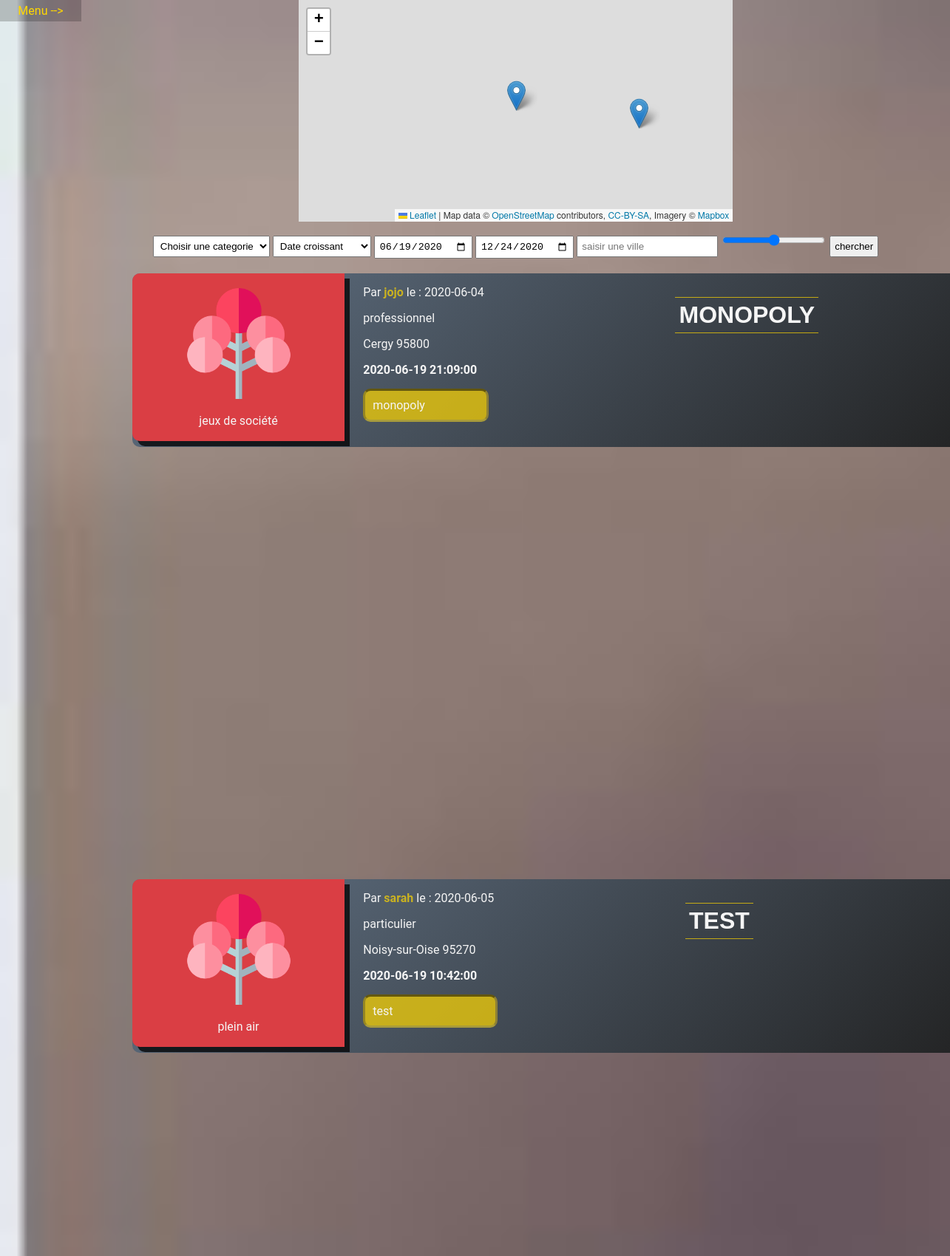
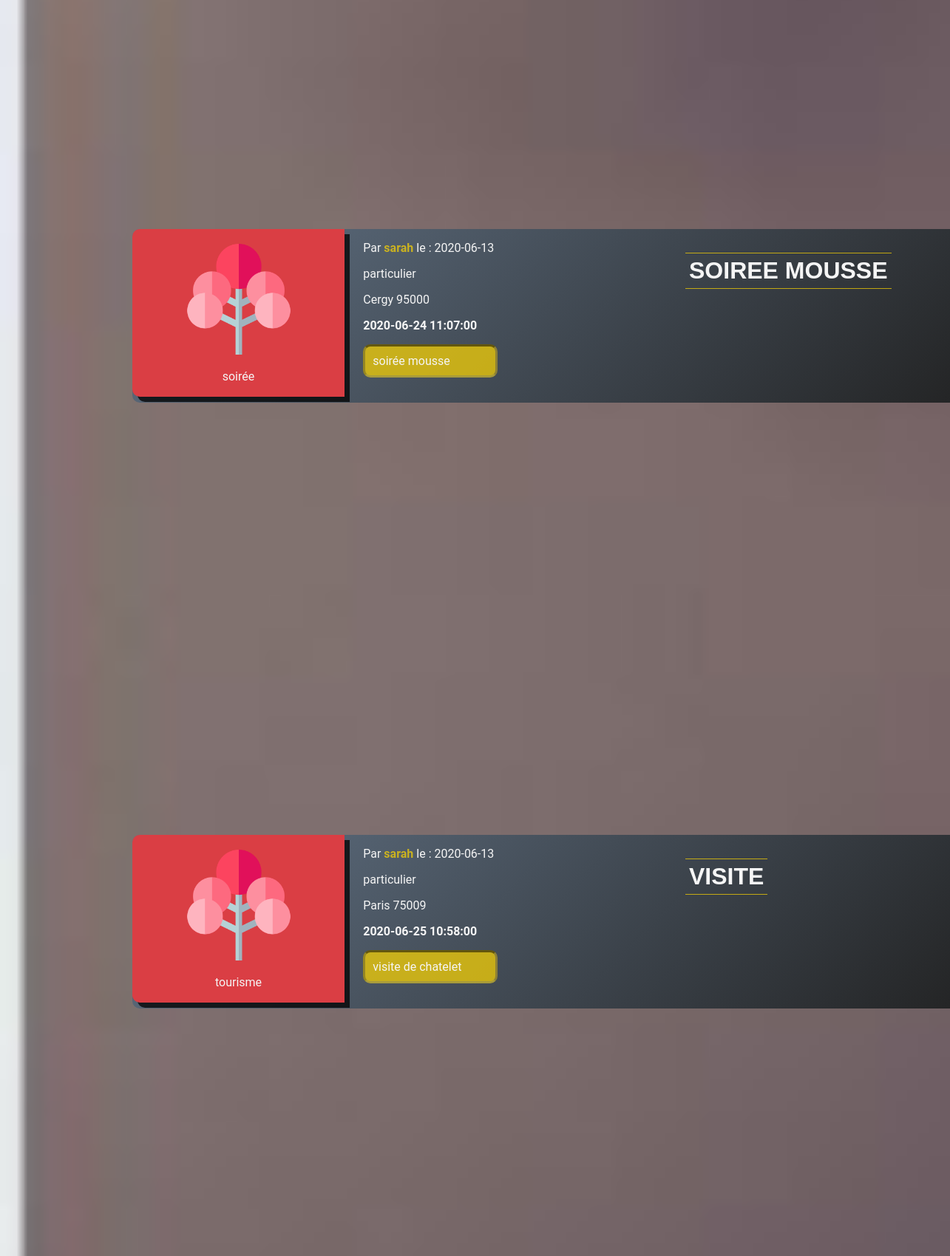
Page /php/events.php (upper part) on the committed database (2 pictures, top to bottom).
### tables this page shows
CREATE TABLE `evenements` (
  `id_evenement` int(11) NOT NULL,
  `id_utilisateur` int(11) NOT NULL,
  `date_poste` datetime NOT NULL DEFAULT CURRENT_TIMESTAMP,
  `description` text NOT NULL,
  `date_evenement` datetime NOT NULL,
  `titre_evenement` varchar(250) NOT NULL,
  `id_karma` int(11) DEFAULT NULL,
  `id_categorie` int(11) DEFAULT NULL,
  `adresse` varchar(250) NOT NULL,
  `code_postal` int(5) NOT NULL,
  `commune` varchar(250) NOT NULL,
  `y` float DEFAULT NULL,
  `x` float DEFAULT NULL
);

CREATE TABLE `categorie_evenements` (
  `id_categorie` int(11) NOT NULL,
  `nom_categorie` varchar(100) NOT NULL
);

CREATE TABLE `utilisateurs` (
  `id_utilisateur` int(11) NOT NULL,
  `prenom` varchar(100) NOT NULL,
  `nom` varchar(100) NOT NULL,
  `date_naissance` date NOT NULL,
  `adresse` varchar(250) NOT NULL,
  `code_postale` int(5) NOT NULL,
  `pays` varchar(100) NOT NULL,
  `telephone` int(10) NOT NULL,
  `mail` varchar(250) NOT NULL,
  `pseudo` varchar(100) NOT NULL,
  `mot_de_passe` varchar(255) NOT NULL,
  `type_utilisateur` varchar(50) NOT NULL,
  `ville` varchar(200) NOT NULL,
  `date_creation_utilisateur` datetime DEFAULT CURRENT_TIMESTAMP,
  `karma` decimal(4,2) DEFAULT '0.00'
);

### php/events.php (the view, shortened to what this page needs)
<?php
require("../controllers/bdd.php");
?>
<!DOCTYPE html>
<html lang="fr">
<head>
    <link rel="stylesheet" href="../assets/css/events.css"/>
    <link rel="stylesheet" href="https://unpkg.com/leaflet@1.6.0/dist/leaflet.css"/>
</head>
<body>
<div style="display: flex; flex-direction: row">
    <?php
    if (isset($_SESSION['username'])) {
        require("headerConnect.php");
    } else {
        require("headerDisconnect.php");
    }
    ?>
    <div style="width: 100%">
        <div>
    <div id="map">
        <div id="mapid">
        </div>
    </div>
    <form method="post" class="filtre" onsubmit="return false;">
        <select name="categorie" id="categorie" class="filtre-container">
            <option value="NULL">Choisir une categorie</option>
        </select>
        <select name="ordre" id="ordre" class="filtre-container">
            <option value="DESC">Date croissant</option>
        </select>
        <?php
        $req = $bdd->query('SELECT ADDDATE(DATE(now()), 1) as date_now, MAX(DATE(date_evenement)) as date_max FROM evenements');
        while ($donnees = $req->fetch()) {
            ?>
            <input type="date" name="date_debut" value="<?php echo $donnees['date_now']; ?>" id="date_debut"
                   class="filtre-container">
            <input type="date" name="date_fin" value="<?php echo $donnees['date_max']; ?>" id="date_fin"
                   class="filtre-container">
            <?php
        }
        ?>
        <input type="text" name="lieu" placeholder="saisir une ville" id="lieu" class="filtre-container">
        <input type="range" name="karma" min="0" max="10" id="karma" class="filtre-container">
        <input type="submit" value="chercher" onclick="filtre()" class="filtre-container">
    </form>
    </div>
    <?php
    $reponse = $bdd->query('SELECT ut.* ,ev.id_evenement, ev.titre_evenement, ev.id_utilisateur,  ev.adresse, ev.code_postal, ev.commune,  ev.date_evenement,DATE(ev.date_poste) as date_poste
 ,ev.description, ce.* FROM evenements as ev left join utilisateurs as ut
        on ev.id_utilisateur= ut.id_utilisateur left join categorie_evenements as ce on ce.id_categorie = ev.id_categorie
        where DATE(ev.date_evenement) >= DATE(now()) order by DATE(ev.date_evenement) ASC');
    $donnees = $reponse->fetchAll();
    for ($i = 0;
    $i < sizeof($donnees);
    $i++) {
    ?>
    <section class="fond" id="trie">
        <div class="listOfEvent">
            <div style="background: linear-gradient(-45deg, rgb(33,33,33), rgba(97, 114, 133, 1)) ; border-radius: 10px; padding-bottom: 8px">
            <ul class="collectionItem">
                <div class="pictureEvent1">
                    <img id="imgTree" src="../assets/images/arbre_icon.png"/>
                    <p><?php echo $donnees[$i]['nom_categorie']; ?></p>
                </div>
                <div class="pictureEvent">
                    <div style="display: flex; text-align: right">
                    <div class="gauche">
                        <p><?php echo "Par " ?> <b><a
                                        href="userProfil.php?id_user= <?php echo $donnees[$i]['id_utilisateur'] ?>"> <?php echo $donnees[$i]['pseudo'] ?></a></b>
                            le : <?php echo $donnees[$i]['date_poste'] ?></p>
                        <p><?php echo $donnees[$i]['type_utilisateur']; ?></p>
                        <p><?php echo $donnees[$i]['commune'] . " " . $donnees[$i]['code_postal']; ?></p>
                        <p><b> <?php echo $donnees[$i]['date_evenement']; ?></b></p>
                    <p class="description"><?php echo $donnees[$i]['description']; ?></p>
                    </div>
                        <div class="centerH3">
                            <h3 class="titleOfEvent"><?php echo $donnees[$i]['titre_evenement']; ?> </h3>
                        </div>
                </div>
                </div>
            </ul>
            </div>
        </div>
    </section>
        <?php
    }
    ?>
    </div>
</div>
<?php
require("footer.php");
?>
</body>
</html>

### assets/css/events.css (style rules this page uses)
body { margin: 0 !important; font-family: 'Roboto', sans-serif; color: whitesmoke; background: url(../images/test.jpg) no-repeat fixed; background-size: cover; }
.fond { display: flex; margin-left: 5%; margin-right: 5%; padding: 10px 10px 10px 10px; border-radius: 10px; top: 195px; height: 800px; width: 100%; overflow: scroll; }
.fond { display: block; }
#imgTree { width: 150px; }
.pictureEvent1 { width: 25%; text-align: -webkit-center; background: #da3e44; border-radius: 10px 0 0 10px; padding-top: 20px; -webkit-box-shadow: 7px 7px 0px 0px rgba(0,0,0,0.75); -moz-box-shadow: 7px 7px 0px 0px rgba(0,0,0,0.75); box-shadow: 7px 7px 0px 0px rgba(0,0,0,0.75); }
.centerH3 { margin-left: 30%; }
.pictureEvent { width: 75%; padding-bottom: 10px; padding-left: 20px; position: relative; height: fit-content; margin-left: 5px; }
.listOfEvent { margin-bottom: 10%; }
.titleOfEvent { border-bottom: solid 1px rgba(255,215, 0,0.7); border-top: solid 1px rgba(255,215, 0,0.7); padding: 5px; font-size: 2rem; width: fit-content; text-align: center; text-transform: uppercase; font-family: 'Arbutus Slab', sans-serif ; }
.collectionItem { display: flex; flex-direction: row; margin: 0; padding: 0; justify-content: center; }
.description { background: rgba(255,215, 0,0.7) ; padding: 10px; color: whitesmoke; border-radius: 10px; width: fit-content; width: 88%; border: inset; border-bottom-color: rgba(97, 114, 133, 0.3) ; border-top-color: rgba(0, 0, 0, 0.5); border-right-color: rgba(0, 0, 0, 0.5) ; border-left-color: rgba(97, 114, 133, 0.3); }
.filtre { text-align: center; padding: 10px; }
a { text-decoration: none; color: rgba(255,215, 0,0.7); }
#mapid { height: 300px; width: 50%; }
#map, .centerH3 { text-align: -webkit-center; }
.gauche { text-align: left; }
.filtre-container { padding: 5px; }

### assets/css/footer.css (style rules this page uses)
ul { list-style: none; }

### rows in the picture
evenements: id_categorie.nom_categorie "jeux de société", id_utilisateur.pseudo "jojo", date_poste "2020-06-04", id_utilisateur.type_utilisateur "professionnel", commune "Cergy", code_postal "95800", date_evenement "2020-06-19 21:09:00", description "monopoly", titre_evenement "MONOPOLY"
evenements: id_categorie.nom_categorie "plein air", id_utilisateur.pseudo "sarah", date_poste "2020-06-05", id_utilisateur.type_utilisateur "particulier", commune "Noisy-sur-Oise", code_postal "95270", date_evenement "2020-06-19 10:42:00", description "test", titre_evenement "TEST"
evenements: id_categorie.nom_categorie "soirée", id_utilisateur.pseudo "sarah", date_poste "2020-06-13", id_utilisateur.type_utilisateur "particulier", commune "Cergy", code_postal "95000", date_evenement "2020-06-24 11:07:00", description "soirée mousse", titre_evenement "SOIREE MOUSSE"
evenements: id_categorie.nom_categorie "tourisme", id_utilisateur.pseudo "sarah", date_poste "2020-06-13", id_utilisateur.type_utilisateur "particulier", commune "Paris", code_postal "75009", date_evenement "2020-06-25 10:58:00", description "visite de chatelet", titre_evenement "VISITE"
